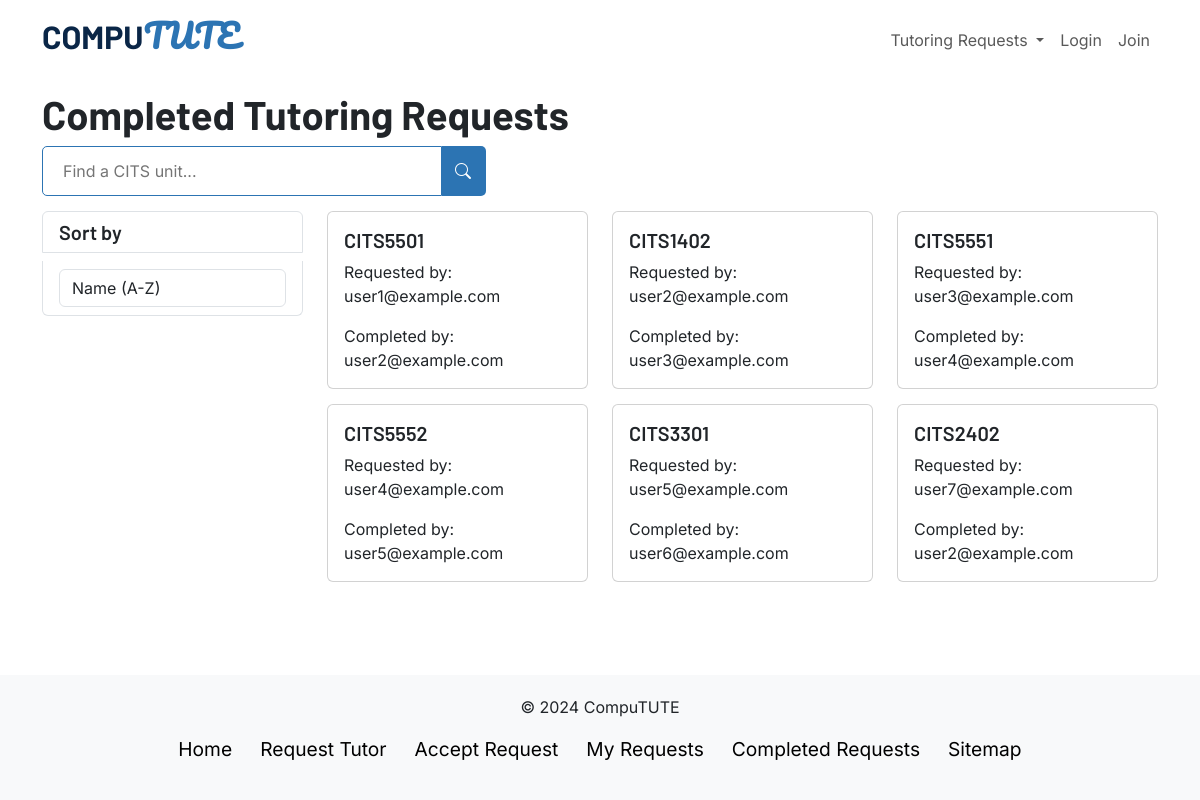
Page /completedrequests on the earlier database version.
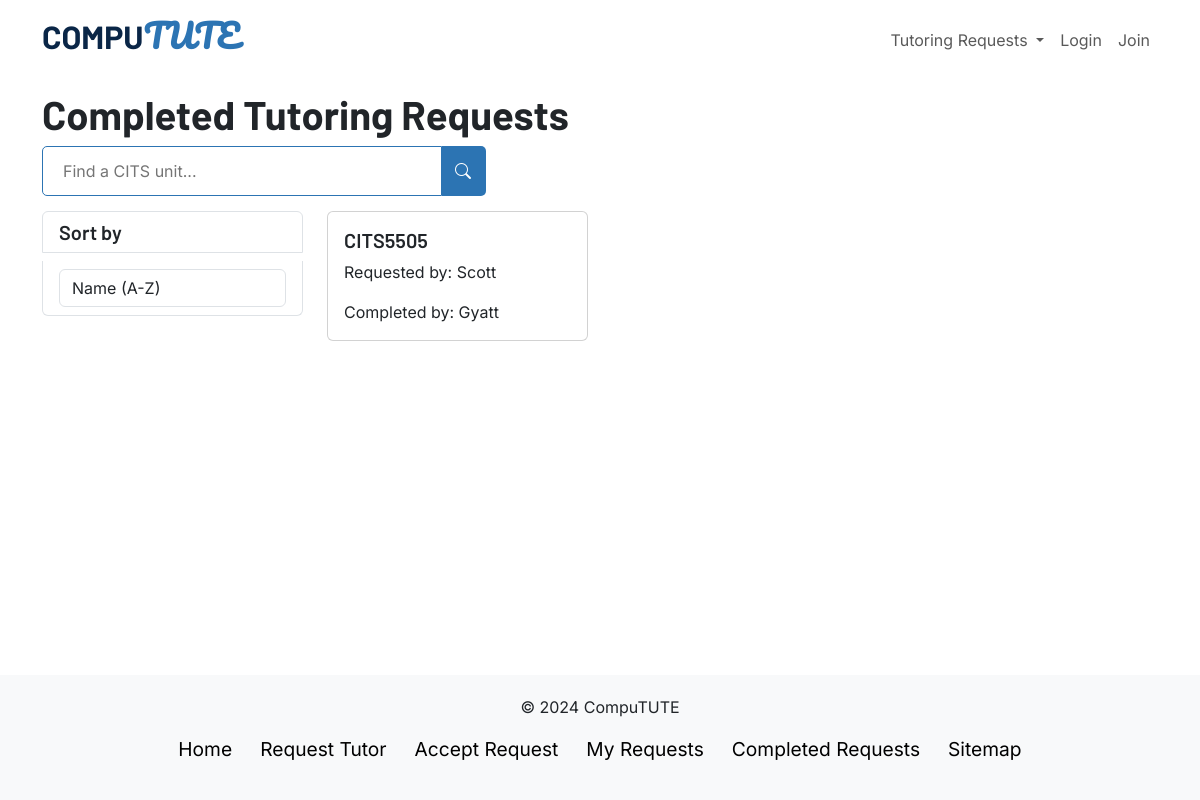
Same page on the later database version.
### app.py (models this page shows, shortened)
class Request(db.Model):
    requestID = db.Column(db.Integer, primary_key=True)
    userID = db.Column(db.Integer, db.ForeignKey('user.userID'))
    tutorID = db.Column(db.Integer, db.ForeignKey('tutor.tutorID'))
    unit = db.Column(db.String(150), nullable=False)
    user = db.relationship('User', back_populates='requests')
    tutor = db.relationship('Tutor', back_populates='requests')

class User(db.Model, UserMixin):
    userID = db.Column(db.Integer, primary_key=True)
    userEmail = db.Column(db.String(150), unique=True, nullable=False)
    userPassword = db.Column(db.String(150), nullable=False)
    requests = db.relationship('Request', back_populates='user')

### app.py (the view)
@app.route('/completedrequests', methods=["GET"])
def view_completed_requests():
    if request.method == "GET":
        requests_array = []
        requests = Request.query.all()
        for request_info in requests:
            if(request_info.tutorID != None):
                user_requesting = User.query.get(request_info.userID)
                tutor_responded = Tutor.query.get(request_info.tutorID)
                tutor_responded_user = User.query.get(tutor_responded.userID)
                new_request = {"id": request_info.requestID, "user": user_requesting.userEmail, "unit": request_info.unit, "tutor": tutor_responded_user.userEmail}
                requests_array.append(new_request)
        return render_template("completedrequests.html", requests=requests_array)

### templates/completedrequests.html (shortened to what this page needs)
{% extends "layout.html" %}
{% block head %}
{{ super() }}
<link rel="stylesheet" href="{{ url_for('static', filename='css/requests.css') }}">
{% endblock %}
{% block content %}
<div class="container">
  <div class="row">
    <h1 class="title">Completed Tutoring Requests</h1>
    <div class="col-md-12">
      <form id="searchForm" class="d-flex">
        <input class="search-field" type="search" placeholder="Find a CITS unit..." aria-label="Search">
        <button class="search-btn" type="submit">
          <i class="bi bi-search"></i>
        </button>
      </form>
    </div>
  </div>
  <div class="row mb-5">
    <div class="col-md-3 sort-section">
      <div class="list-group">
        <h5 class="list-group-item">Sort by</h5>
        <div class="list-group-item">
          <select class="form-control" id="sort">
            <option value="name_asc">Name (A-Z)</option>
          </select>
        </div>
      </div>
    </div>
    <div class="col-md-9 items-section">
      <div class="row">
        {% for request in requests %}
          <div class="col-md-4">
            <div class="card">
              <div class="card-body">
                <h5 class="card-title">{{ request['unit'] }}</h5>
                <p class="card-text">Requested by: {{ request['user'] }} </p>
                <p class="card-text">Completed by: {{ request['tutor'] }} </p>
              </div>
            </div>
          </div>
        {% endfor %}
      </div>
    </div>
  </div>
</div>
{% endblock %}

### templates/layout.html (shortened to what this page needs)
<!DOCTYPE html>
<html lang="en">
  <head>
    {% block head %}
    <link rel="stylesheet" href="https://cdn.jsdelivr.net/npm/bootstrap-icons@1.11.3/font/bootstrap-icons.min.css">
    <link href="https://cdn.jsdelivr.net/npm/bootstrap@5.3.3/dist/css/bootstrap.min.css" rel="stylesheet">
    <link rel="stylesheet" href="{{ url_for('static', filename='css/root.css') }}">
    <link rel="stylesheet" href="{{ url_for('static', filename='css/navbar.css') }}">
    {% endblock %}
  </head>
  <nav class="navbar navbar-expand-lg fixed-top d-lg-flex">
    <div class="container d-flex justify-content-between">
      <a class="nav-brand d-none d-lg-block" href="/home">
        <h2 class="nav-brand1">COMPU</h2><h2 class="nav-brand2">TUTE</h2>
      </a>
      <div class="d-none d-lg-flex align-items-center">
        <div class="d-none d-lg-flex align-items-center">
          <ul class="navbar-nav">
            <li class="nav-item dropdown">
              <a class="nav-link dropdown-toggle" href="#" id="navbarDropdown" role="button" data-bs-toggle="dropdown" aria-expanded="false"> Tutoring Requests </a>
            </li>
            {% if session['user'] %}
              <li class="nav-item">
                <a class="nav-link" href="/logout">Logout</a>
              </li>
              <li class="nav-item">
                <a class="nav-link" href="/myrequests">{{ session['user'] }}</a>
              </li>
            {% else %}
              <li class="nav-item">
                <a class="nav-link" href="/login">Login</a>
              </li>
              <li class="nav-item">
                <a class="nav-link" href="/register">Join</a>
              </li>
            {% endif %}
          </ul>
        </div>
      </div>
    </div>
  </nav>
  <body>
    <div class="content">{% block content %}{% endblock %}</div>
  </body>
  <footer>
    <div class="inner-footer">
      <p>&copy; 2024 CompuTUTE</p>
      <ul class="list-unstyled d-flex flex-column flex-md-row justify-content-center">
        <li class="px-2"><a href="/home">Home</a></li>
        <li class="px-2"><a href="/createrequest">Request Tutor</a></li>
        <li class="px-2"><a href="/requests">Accept Request</a></li>
        <li class="px-2"><a href="/myrequests">My Requests</a></li>
        <li class="px-2"><a href="/completedrequests">Completed Requests</a></li>
        <li class="px-2"><a href="/sitemap">Sitemap</a></li>
      </ul>
    </div>
  </footer>
</html>

### static/css/root.css (style rules this page uses)
body { font-family: 'Inter', sans-serif !important; }
.logo, h1, h2, h3, h4, h5, h6 { font-family: 'Barlow', sans-serif !important; font-weight: 700; }
h3, h4, h5, h6 { font-family: 'Barlow', sans-serif !important; font-weight: 600; }
h5, h6 { font-family: 'Barlow', sans-serif !important; font-weight: 600; }

### static/css/navbar.css (style rules this page uses)
nav { background: transparent; width: 100%; z-index: 1000; height: 80px; transition: background 0.3s ease-in-out; }
.nav-brand { font-size: 1.5em; font-weight: 700; text-decoration: none; }
.nav-brand1, .nav-brand2 { display: inline-block; }
.nav-brand1 { color: rgb(10, 38, 71); }
.nav-brand2 { font-family: Pacifico, cursive !important; color: rgb(44, 116, 179); }
.search-field { width: 400px; height: 50px; border: 1px solid; border-color: rgb(44, 116, 179); border-radius: 5px 0 0 5px; padding: 0 20px; font-size: 1em; transition: border-color 0.1s ease-in-out; }
.search-btn { height: 50px; background: rgb(44, 116, 179); color: white; border: none; border-radius: 0 5px 5px 0; font-size: 1em; padding: 0 15px 0 13px; }
#searchForm { transition: opacity 0.5s, visibility 0.5s; opacity: 1; visibility: visible; }
body { display: flex; flex-direction: column; min-height: 100vh; }
footer { margin-top: auto; }
.inner-footer { background-color: #f8f9fa; padding: 20px; text-align: center; }
.inner-footer li a { color: black; text-decoration: none; margin: 5px; font-size: 1.2em; border: 1px dotted transparent; }

### static/css/requests.css (style rules this page uses)
.title { margin-top: 90px; }
.sort-section { margin-top: 15px; }
.col-md-4 { margin-top: 15px; }

Differences in the rows shown:
no longer on this page (row edited): User: user "user1@example.com"
removed Request: unit "CITS1402"
removed Request: unit "CITS5551"
removed User: tutor "user4@example.com", user "user4@example.com"
removed Request: unit "CITS5552"
removed User: tutor "user5@example.com", user "user5@example.com"
removed Request: unit "CITS3301"
removed User: tutor "user6@example.com"
removed Request: unit "CITS2402"
removed User: user "user7@example.com"
Other differences:
new list line: "CITS5505"
new list line: "Requested by: Completed by:"
new list line: "Scott"
new list line: "Gyatt"
list line gone: "CITS5501"
list line gone: "Requested by: Completed by:"
list line gone: "user2@example.com"
list line gone: "user3@example.com"
